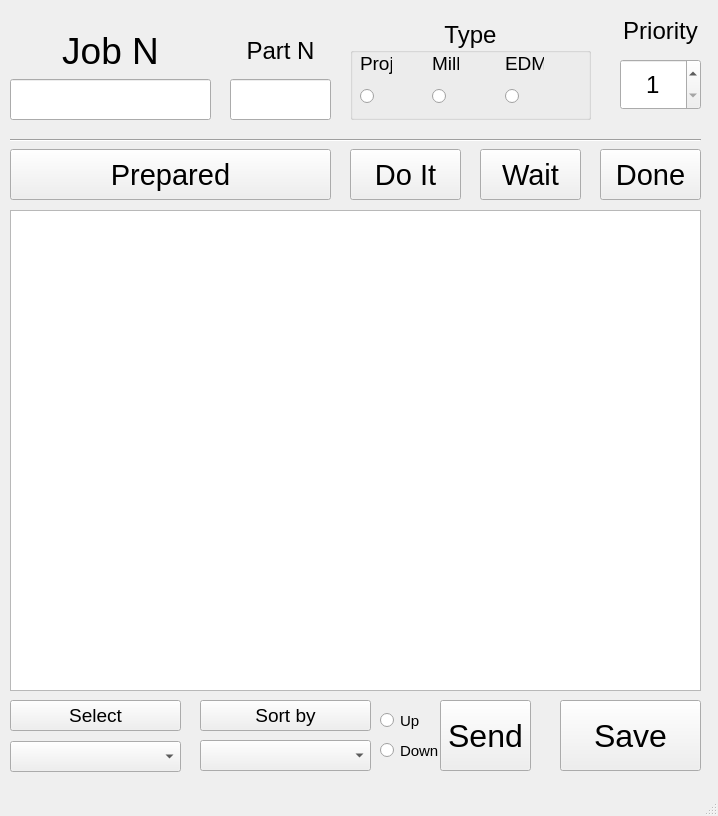
<?xml version="1.0" encoding="UTF-8"?>
<ui version="4.0">
 <class>MainWindow</class>
 <widget class="QMainWindow" name="MainWindow">
  <property name="geometry">
   <rect>
    <x>0</x>
    <y>0</y>
    <width>718</width>
    <height>816</height>
   </rect>
  </property>
  <property name="minimumSize">
   <size>
    <width>718</width>
    <height>718</height>
   </size>
  </property>
  <property name="maximumSize">
   <size>
    <width>718</width>
    <height>820</height>
   </size>
  </property>
  <property name="windowTitle">
   <string>Let's Do This</string>
  </property>
  <property name="tabShape">
   <enum>QTabWidget::Triangular</enum>
  </property>
  <widget class="QWidget" name="centralwidget">
   <widget class="QLabel" name="createNewJobLabel">
    <property name="geometry">
     <rect>
      <x>10</x>
      <y>30</y>
      <width>201</width>
      <height>41</height>
     </rect>
    </property>
    <property name="font">
     <font>
      <pointsize>28</pointsize>
     </font>
    </property>
    <property name="text">
     <string>Job N</string>
    </property>
    <property name="alignment">
     <set>Qt::AlignCenter</set>
    </property>
   </widget>
   <widget class="QLineEdit" name="newJobLineEdit">
    <property name="geometry">
     <rect>
      <x>10</x>
      <y>79</y>
      <width>201</width>
      <height>41</height>
     </rect>
    </property>
   </widget>
   <widget class="QLineEdit" name="partNumLineEdit">
    <property name="geometry">
     <rect>
      <x>230</x>
      <y>79</y>
      <width>101</width>
      <height>41</height>
     </rect>
    </property>
   </widget>
   <widget class="QLabel" name="partNumLabel">
    <property name="geometry">
     <rect>
      <x>230</x>
      <y>30</y>
      <width>101</width>
      <height>41</height>
     </rect>
    </property>
    <property name="font">
     <font>
      <pointsize>18</pointsize>
     </font>
    </property>
    <property name="text">
     <string>Part N</string>
    </property>
    <property name="alignment">
     <set>Qt::AlignCenter</set>
    </property>
   </widget>
   <widget class="QGroupBox" name="groupBox_2">
    <property name="geometry">
     <rect>
      <x>350</x>
      <y>19</y>
      <width>241</width>
      <height>101</height>
     </rect>
    </property>
    <property name="font">
     <font>
      <pointsize>18</pointsize>
     </font>
    </property>
    <property name="title">
     <string>Type</string>
    </property>
    <property name="alignment">
     <set>Qt::AlignCenter</set>
    </property>
    <widget class="QRadioButton" name="radioButton_11">
     <property name="geometry">
      <rect>
       <x>10</x>
       <y>64</y>
       <width>29</width>
       <height>27</height>
      </rect>
     </property>
     <property name="font">
      <font>
       <pointsize>11</pointsize>
      </font>
     </property>
     <property name="cursor">
      <cursorShape>PointingHandCursor</cursorShape>
     </property>
     <property name="text">
      <string> </string>
     </property>
    </widget>
    <widget class="QRadioButton" name="radioButton_12">
     <property name="geometry">
      <rect>
       <x>82</x>
       <y>64</y>
       <width>29</width>
       <height>27</height>
      </rect>
     </property>
     <property name="font">
      <font>
       <pointsize>14</pointsize>
      </font>
     </property>
     <property name="cursor">
      <cursorShape>PointingHandCursor</cursorShape>
     </property>
     <property name="text">
      <string> </string>
     </property>
    </widget>
    <widget class="QRadioButton" name="radioButton_13">
     <property name="geometry">
      <rect>
       <x>155</x>
       <y>64</y>
       <width>29</width>
       <height>27</height>
      </rect>
     </property>
     <property name="font">
      <font>
       <pointsize>14</pointsize>
      </font>
     </property>
     <property name="cursor">
      <cursorShape>PointingHandCursor</cursorShape>
     </property>
     <property name="text">
      <string> </string>
     </property>
    </widget>
    <widget class="QLabel" name="label_2">
     <property name="geometry">
      <rect>
       <x>10</x>
       <y>33</y>
       <width>32</width>
       <height>23</height>
      </rect>
     </property>
     <property name="font">
      <font>
       <pointsize>14</pointsize>
      </font>
     </property>
     <property name="text">
      <string>Proj</string>
     </property>
    </widget>
    <widget class="QLabel" name="label_3">
     <property name="geometry">
      <rect>
       <x>82</x>
       <y>33</y>
       <width>27</width>
       <height>23</height>
      </rect>
     </property>
     <property name="font">
      <font>
       <pointsize>14</pointsize>
      </font>
     </property>
     <property name="text">
      <string>Mill</string>
     </property>
    </widget>
    <widget class="QLabel" name="label_4">
     <property name="geometry">
      <rect>
       <x>155</x>
       <y>33</y>
       <width>39</width>
       <height>23</height>
      </rect>
     </property>
     <property name="font">
      <font>
       <pointsize>14</pointsize>
      </font>
     </property>
     <property name="text">
      <string>EDM</string>
     </property>
    </widget>
   </widget>
   <widget class="QLabel" name="partNumLabel_2">
    <property name="geometry">
     <rect>
      <x>610</x>
      <y>10</y>
      <width>101</width>
      <height>41</height>
     </rect>
    </property>
    <property name="font">
     <font>
      <pointsize>18</pointsize>
     </font>
    </property>
    <property name="text">
     <string>Priority</string>
    </property>
    <property name="alignment">
     <set>Qt::AlignCenter</set>
    </property>
   </widget>
   <widget class="QSpinBox" name="spinBox">
    <property name="geometry">
     <rect>
      <x>620</x>
      <y>59</y>
      <width>81</width>
      <height>51</height>
     </rect>
    </property>
    <property name="font">
     <font>
      <pointsize>18</pointsize>
     </font>
    </property>
    <property name="alignment">
     <set>Qt::AlignCenter</set>
    </property>
    <property name="minimum">
     <number>1</number>
    </property>
    <property name="maximum">
     <number>6</number>
    </property>
   </widget>
   <widget class="QPushButton" name="pushButton">
    <property name="geometry">
     <rect>
      <x>10</x>
      <y>149</y>
      <width>321</width>
      <height>51</height>
     </rect>
    </property>
    <property name="font">
     <font>
      <pointsize>22</pointsize>
     </font>
    </property>
    <property name="text">
     <string>Prepared</string>
    </property>
   </widget>
   <widget class="QPushButton" name="pushButton_2">
    <property name="geometry">
     <rect>
      <x>350</x>
      <y>149</y>
      <width>111</width>
      <height>51</height>
     </rect>
    </property>
    <property name="font">
     <font>
      <pointsize>22</pointsize>
     </font>
    </property>
    <property name="text">
     <string>Do It</string>
    </property>
   </widget>
   <widget class="QPushButton" name="pushButton_3">
    <property name="geometry">
     <rect>
      <x>480</x>
      <y>149</y>
      <width>101</width>
      <height>51</height>
     </rect>
    </property>
    <property name="font">
     <font>
      <pointsize>22</pointsize>
     </font>
    </property>
    <property name="text">
     <string>Wait</string>
    </property>
   </widget>
   <widget class="QPushButton" name="pushButton_4">
    <property name="geometry">
     <rect>
      <x>600</x>
      <y>149</y>
      <width>101</width>
      <height>51</height>
     </rect>
    </property>
    <property name="font">
     <font>
      <pointsize>22</pointsize>
     </font>
    </property>
    <property name="text">
     <string>Done</string>
    </property>
   </widget>
   <widget class="QTableWidget" name="tableWidget">
    <property name="geometry">
     <rect>
      <x>10</x>
      <y>210</y>
      <width>691</width>
      <height>481</height>
     </rect>
    </property>
   </widget>
   <widget class="Line" name="line">
    <property name="geometry">
     <rect>
      <x>10</x>
      <y>130</y>
      <width>691</width>
      <height>21</height>
     </rect>
    </property>
    <property name="orientation">
     <enum>Qt::Horizontal</enum>
    </property>
   </widget>
   <widget class="QComboBox" name="comboBox">
    <property name="geometry">
     <rect>
      <x>10</x>
      <y>741</y>
      <width>171</width>
      <height>31</height>
     </rect>
    </property>
   </widget>
   <widget class="QComboBox" name="comboBox_2">
    <property name="geometry">
     <rect>
      <x>200</x>
      <y>740</y>
      <width>171</width>
      <height>31</height>
     </rect>
    </property>
   </widget>
   <widget class="QPushButton" name="pushButton_5">
    <property name="geometry">
     <rect>
      <x>10</x>
      <y>700</y>
      <width>171</width>
      <height>31</height>
     </rect>
    </property>
    <property name="font">
     <font>
      <pointsize>14</pointsize>
     </font>
    </property>
    <property name="text">
     <string>Select</string>
    </property>
   </widget>
   <widget class="QPushButton" name="pushButton_6">
    <property name="geometry">
     <rect>
      <x>200</x>
      <y>700</y>
      <width>171</width>
      <height>31</height>
     </rect>
    </property>
    <property name="font">
     <font>
      <pointsize>14</pointsize>
     </font>
    </property>
    <property name="text">
     <string>Sort by</string>
    </property>
   </widget>
   <widget class="QPushButton" name="pushButton_7">
    <property name="geometry">
     <rect>
      <x>440</x>
      <y>700</y>
      <width>91</width>
      <height>71</height>
     </rect>
    </property>
    <property name="font">
     <font>
      <pointsize>24</pointsize>
     </font>
    </property>
    <property name="text">
     <string>Send</string>
    </property>
   </widget>
   <widget class="QRadioButton" name="radioButton">
    <property name="geometry">
     <rect>
      <x>380</x>
      <y>710</y>
      <width>71</width>
      <height>21</height>
     </rect>
    </property>
    <property name="font">
     <font>
      <pointsize>11</pointsize>
     </font>
    </property>
    <property name="cursor">
     <cursorShape>PointingHandCursor</cursorShape>
    </property>
    <property name="text">
     <string>Up</string>
    </property>
   </widget>
   <widget class="QRadioButton" name="radioButton_2">
    <property name="geometry">
     <rect>
      <x>380</x>
      <y>740</y>
      <width>71</width>
      <height>21</height>
     </rect>
    </property>
    <property name="font">
     <font>
      <pointsize>11</pointsize>
     </font>
    </property>
    <property name="cursor">
     <cursorShape>PointingHandCursor</cursorShape>
    </property>
    <property name="text">
     <string>Down</string>
    </property>
   </widget>
   <widget class="QPushButton" name="pushButton_8">
    <property name="geometry">
     <rect>
      <x>560</x>
      <y>700</y>
      <width>141</width>
      <height>71</height>
     </rect>
    </property>
    <property name="font">
     <font>
      <pointsize>24</pointsize>
     </font>
    </property>
    <property name="text">
     <string>Save</string>
    </property>
   </widget>
  </widget>
  <widget class="QMenuBar" name="menubar">
   <property name="geometry">
    <rect>
     <x>0</x>
     <y>0</y>
     <width>718</width>
     <height>21</height>
    </rect>
   </property>
  </widget>
  <widget class="QStatusBar" name="statusbar"/>
 </widget>
 <resources/>
 <connections/>
</ui>
